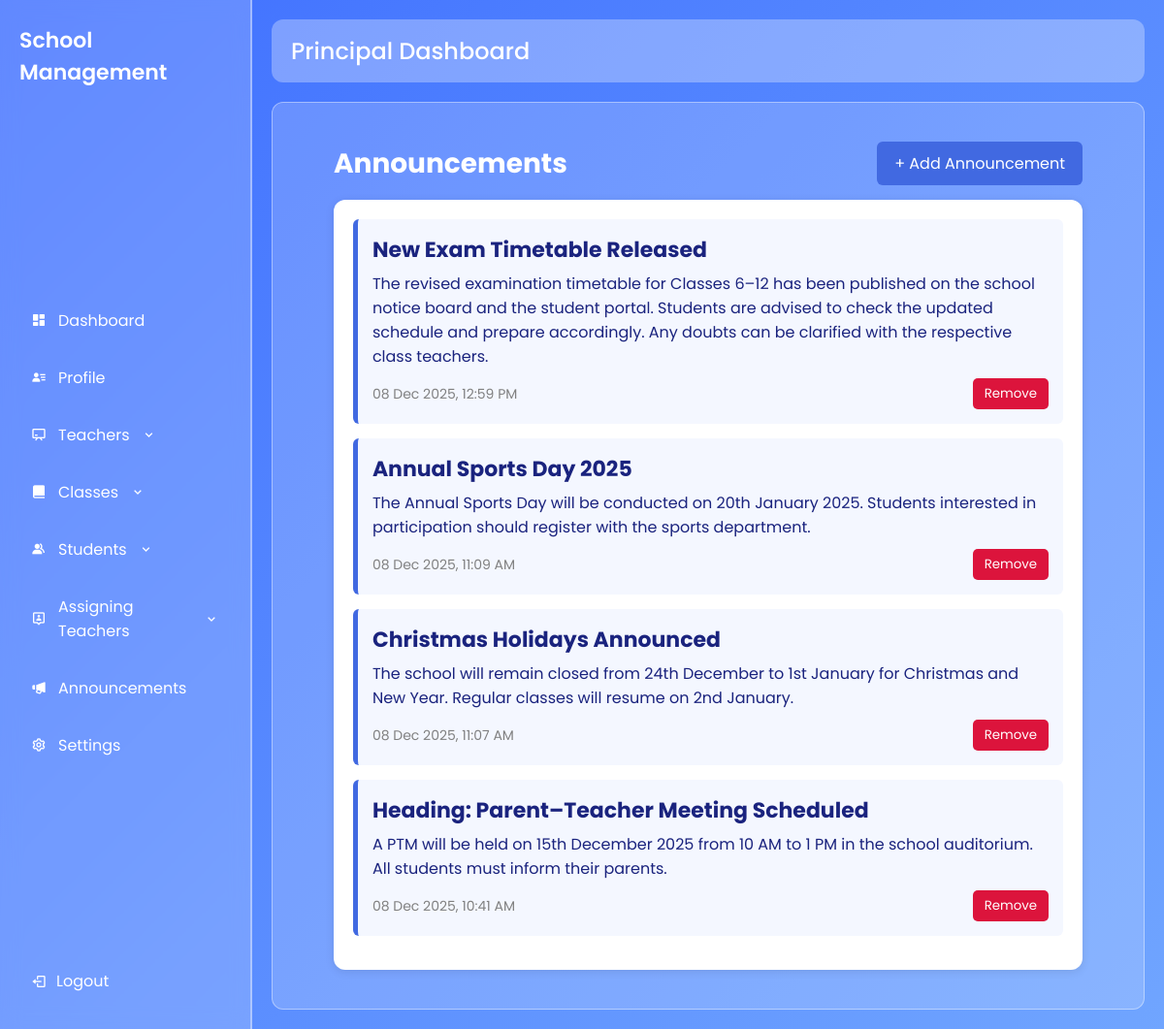
/principal_announcements/, run on the app's committed database.
### dashboard/models.py (models this page shows, shortened)
class Announcement(models.Model):
    title = models.CharField(max_length=200)
    message = models.TextField()
    created_at = models.DateTimeField(auto_now_add=True)
    created_by = models.CharField(max_length=100)  # optional: store "principal"

### dashboard/views.py (the view, shortened to what this page needs)
# urls.py: path('principal_announcements/',principal_announcements,name='principal_announcements'),
def principal_announcements(request):
    announcements = Announcement.objects.order_by("-created_at")
    return render(request, "principal/principal_announcements.html", {
        "announcements": announcements
    })

### dashboard/templates/principal/principal_announcements.html (shortened to what this page needs)
{% extends "principal/principal.html" %}
{% load static %}
{% block extra_css %}
<link rel="stylesheet" href="{% static 'css/principal_dashboard/principal_announcements.css' %}?v=2">
{% endblock %}
{% block content %}
<div class="announcement-wrapper">
    <div class="top-bar">
        <h2>Announcements</h2>
        <button class="add-btn" id="openPopup">+ Add Announcement</button>
    </div>
    <div class="announcement-box">
        {% for a in announcements %}
        <div class="announcement-card" id="ann_{{ a.id }}">
        <div class="ann-header">{{ a.title }}</div>
        <div class="ann-details">{{ a.message }}</div>
        <div class="ann-footer">
            <span class="ann-date">
                {{ a.created_at|date:"d M Y, h:i A" }}
            </span>
            <button class="remove-btn" onclick="removeAnnouncement(a.id )">Remove</button>
        </div>
    </div>
        {% empty %}
        <p class="no-announcement">No announcements yet</p>
        {% endfor %}
    </div>
</div>
{% endblock %}

### dashboard/static/css/layout.css (style rules this page uses)
* { margin: 0; padding: 0; box-sizing: border-box; font-family: "Poppins", sans-serif; }
body { background: linear-gradient(135deg, #3f6fff, #70a5ff); height: 100vh; overflow: hidden; }

### dashboard/static/css/principal_dashboard/principal_announcements.css (style rules this page uses)
.announcement-wrapper { width: 90%; margin: 20px auto; }
.top-bar { display: flex; justify-content: space-between; align-items: center; margin-bottom: 15px; }
.top-bar h2 { font-size: 28px; }
.add-btn { background: royalblue; color: #fff; border: none; padding: 10px 18px; border-radius: 6px; cursor: pointer; font-size: 16px; }
.announcement-box { background: #fff; padding: 20px; border-radius: 12px; box-shadow: 0px 2px 10px rgba(0,0,0,0.1); }
.announcement-card { padding: 15px; background: #f4f7ff; color: #1a237e; border-left: 5px solid royalblue; margin-bottom: 15px; border-radius: 6px; }
.ann-header { font-size: 22px; font-weight: bold; margin-bottom: 6px; }
.ann-details { font-size: 16px; margin-bottom: 10px; }
.ann-footer { display: flex; justify-content: space-between; align-items: center; }
.ann-date { font-size: 14px; color: gray; }
.remove-btn { background: crimson; padding: 6px 12px; border: none; color: white; border-radius: 5px; cursor: pointer; }

### data on the page
Announcement: title "New Exam Timetable Released", message "The revised examination timetable for Classes 6–12 has been published on the school notice board and the student portal. Students are advised to check the updated schedule and prepare accordingly. Any doubts can be clarified with the respective class teachers.", created_at "08 Dec 2025, 12:59 PM"
Announcement: title "Annual Sports Day 2025", message "The Annual Sports Day will be conducted on 20th January 2025. Students interested in participation should register with the sports department.", created_at "08 Dec 2025, 11:09 AM"
Announcement: title "Christmas Holidays Announced", message "The school will remain closed from 24th December to 1st January for Christmas and New Year. Regular classes will resume on 2nd January.", created_at "08 Dec 2025, 11:07 AM"
Announcement: title "Heading: Parent–Teacher Meeting Scheduled", message "A PTM will be held on 15th December 2025 from 10 AM to 1 PM in the school auditorium. All students must inform their parents.", created_at "08 Dec 2025, 10:41 AM"
